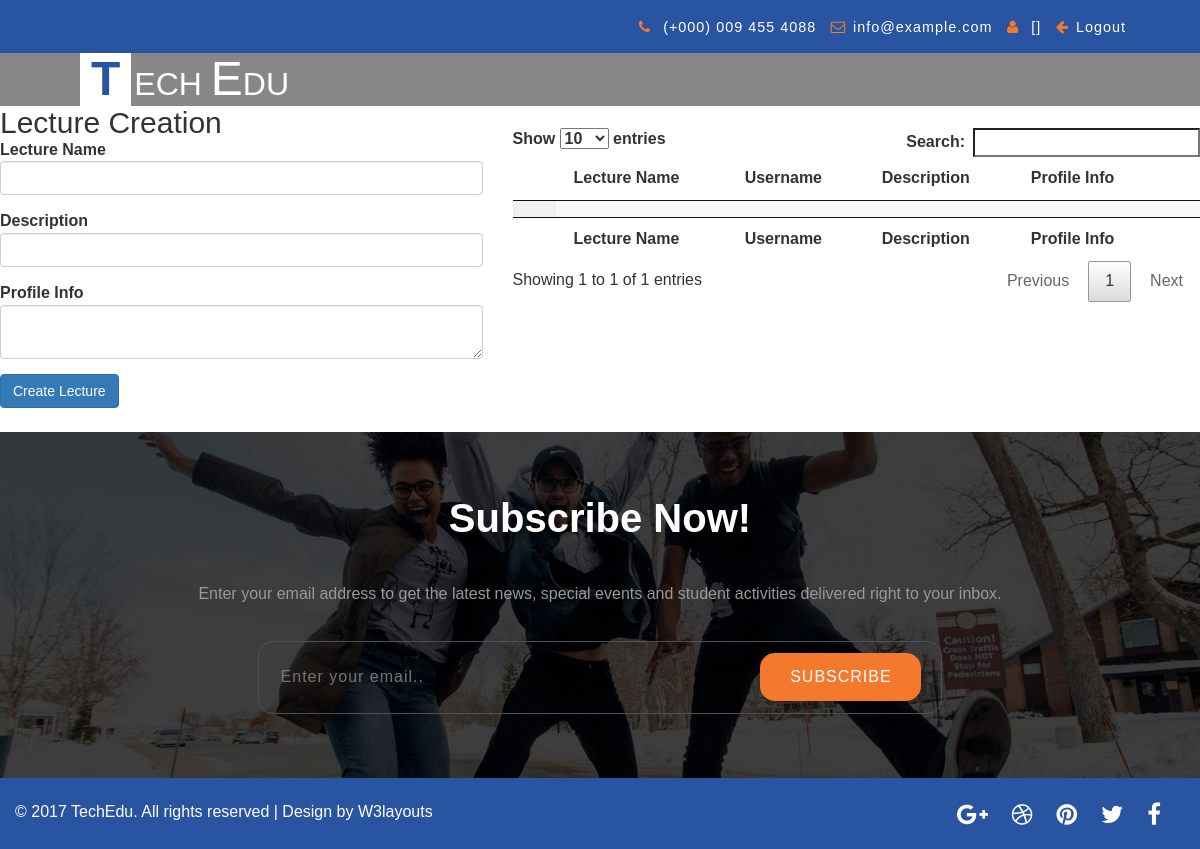
Before: /admin_lecture_creation.php with the older database file.
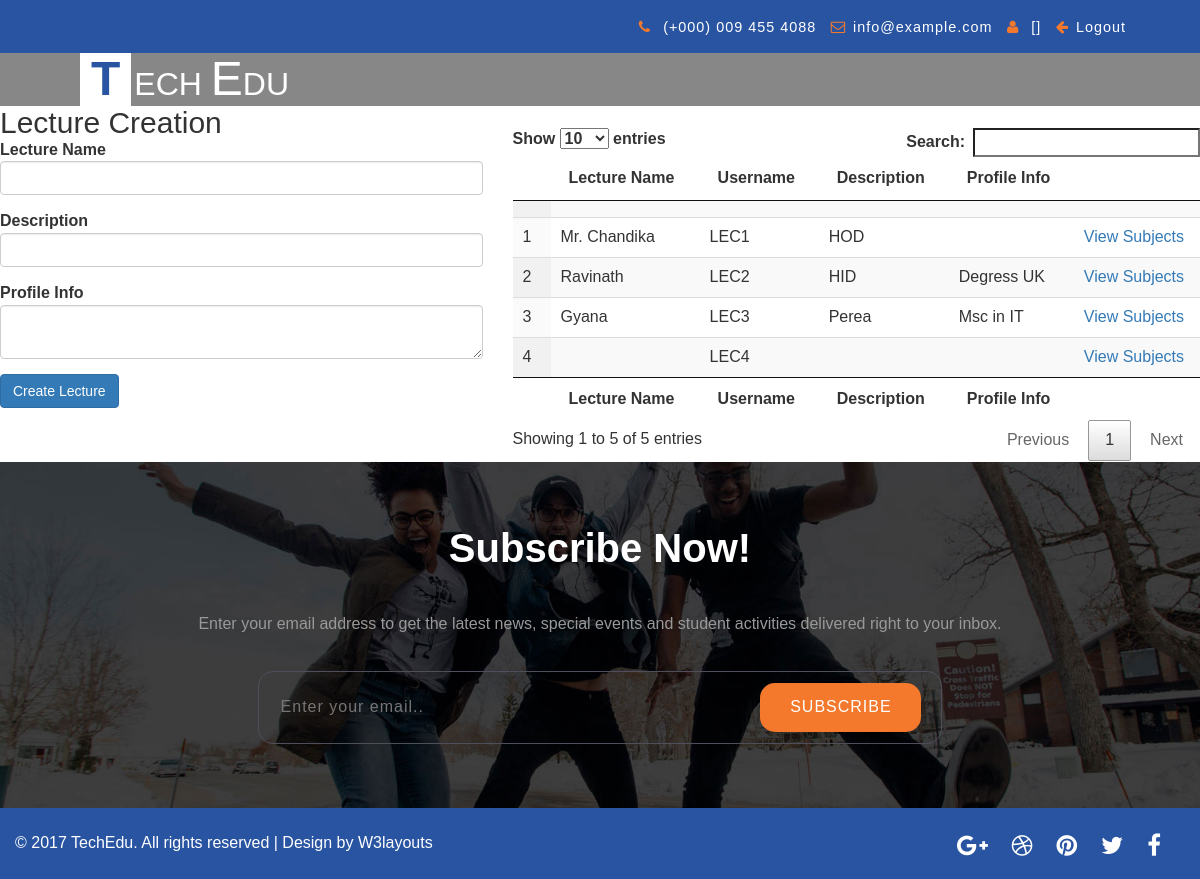
After: the same page with the newer database file.
### tables this page shows
CREATE TABLE `lecture` (
  `id` int(5) NOT NULL AUTO_INCREMENT,
  `username` varchar(50) DEFAULT NULL,
  `lecture_name` varchar(100) DEFAULT NULL,
  `description` varchar(200) DEFAULT NULL,
  `profile_info` varchar(200) DEFAULT NULL,
  PRIMARY KEY (`id`)
);

### model/LectureModel.php (called while the page is built, shortened)
<?php
function getLectureList() {
    $conn = getDBConnection();
    $sql = "SELECT * FROM lecture";
    $result = mysqli_query($conn, $sql);
    if (mysqli_num_rows($result) > 0) {
        return $result;
    } else {
        return FALSE;
    }
}
?>

### admin_lecture_creation.php (the view, shortened to what this page needs)
<!DOCTYPE html>
<html lang="zxx">
    <head>
        <link href="css/bootstrap.css" rel="stylesheet" type="text/css" media="all" />
        <link rel="stylesheet" type="text/css" href="css/style.css" />
        <link rel="stylesheet" type="text/css" href="css/zoomslider.css" />
        <link rel="stylesheet" href="css/lightbox.css">
        <link href="css/owl.carousel.css" rel="stylesheet" type="text/css" media="all">
        <link href="css/font-awesome.css" rel="stylesheet">
        <link href="css/jquery.dataTables.min.css" rel="stylesheet" type="text/css"/>
    </head>
    <body>
        <div class="w3_agilits_banner_bootm">
            <div class="w3_agilits_inner_bottom">
                <div class="wthree_agile_login">
                    <?php include './_top.php'; ?>
                </div>
            </div>
        </div>
        <div class="demo-inner-content">
            <div class="header-w3-agileits" id="home">
                <div class="inner-header-agile">
                    <nav class="navbar navbar-default">
                        <div class="navbar-header">
                            <h1><a  href="index.html"><span class="letter">T</span>ech <span>E</span>du</a></h1>
                        </div>
                        <div class="collapse navbar-collapse" id="bs-example-navbar-collapse-1">
                        </div>
                    </nav>
                </div>
            </div>
        </div>
        <div class="row">
            <div class="col-md-5" >
                <h2>Lecture Creation</h2>
                <form action="admin_lecture_creation.php" method="post">
                    <div class="form-group">
                        <label for="exampleInputEmail1">Lecture Name</label>
                        <input type="text" required="" name="lecture_name" class="form-control" id="exampleInputEmail1" >
                    </div>
                    <div class="form-group">
                        <label for="exampleInputPassword1">Description</label>
                        <input type="text"   name="description" class="form-control" id="exampleInputPassword1" >
                    </div>
                    <div class="form-group">
                        <label for="exampleInputPassword1">Profile Info</label>
                        <textarea  name="profile_info" class="form-control" placeholder="degree"> </textarea>
                    </div>
                    <button type="submit" name="btnLec" class="btn btn-primary">Create Lecture</button>
                </form>
                <br>
            </div>
            <div class="col-md-7">
                <?php
                include './model/LectureModel.php';
                ?>
                <br>
                <table id="example" class="display" cellspacing="0" width="100%">
                    <thead>
                        <tr>
                            <th></th>
                            <th>Lecture Name</th>
                            <th>Username</th>
                            <th>Description</th>
                            <th>Profile Info</th>
                            <th></th>
                        </tr>
                    </thead>
                    <tfoot>
                        <tr>
                            <th></th>
                            <th>Lecture Name</th>
                            <th>Username</th>
                            <th>Description</th>
                            <th>Profile Info</th>
                            <th></th>
                        </tr>
                    </tfoot>
                    <tbody>
                        <?php
                        $result = getLectureList();
                        if ($result != FALSE) {
                            while ($row = mysqli_fetch_assoc($result)) {
                                ?>
                                <tr>
                                    <td><?= $row['id']; ?></td>
                                    <td><?= $row['lecture_name']; ?></td>
                                    <td><?= $row['username']; ?></td>
                                    <td><?= $row['description']; ?></td>
                                    <td><?= $row['profile_info']; ?></td>
                                    <td><a href="lecture_subject_info">View Subjects</a></td>
                                </tr>
                            <?php }
                        } ?>
                        <tr>
                            <td></td>
                            <td></td>
                            <td></td>
                            <td></td>
                            <td></td>
                            <td></td>
                        </tr>
                    </tbody>
                </table>
            </div>
        </div>
        <div class="row">
            <div class="col-md-12">
            </div>
        </div>
        <div class="w3ls-section subscribe text-center">
            <div class="container">
                <h3 class="w3ls-title">subscribe now!</h3>
                <p>Enter your email address to get the latest news, special events and student activities delivered right to your inbox.</p>
                <div class="subscribe-grid">
                    <form action="#" method="post">
                        <input type="email" placeholder="Enter your email.." name="Subscribe" required="">
                        <button class="btn1">subscribe</button>
                    </form>
                </div>
            </div>
        </div>
        <div class="agileits_w3layouts-footer">
            <div class="col-md-6 col-sm-8 agileinfo-copyright">
                <p>© 2017 TechEdu. All rights reserved | Design by <a href="//w3layouts.com/">W3layouts</a></p>
            </div>
            <div class="col-md-6 col-sm-4 agileinfo-icons">
                <ul>
                    <li><a class="icon fb" href="#"><i class="fa fa-facebook"></i></a></li>
                    <li><a class="icon tw" href="#"><i class="fa fa-twitter"></i></a></li>
                    <li><a class="icon pin" href="#"><i class="fa fa-pinterest"></i></a></li>
                    <li><a class="icon db" href="#"><i class="fa fa-dribbble"></i></a></li>
                    <li><a class="icon gp" href="#"><i class="fa fa-google-plus"></i></a></li>
                </ul>
            </div>
            <div class="clearfix"></div>
        </div>
        <link rel="stylesheet" href="css/flexslider.css" type="text/css" media="screen" property="" />
    </body>
</html>

### _top.php (shortened to what this page needs)
<ul>
                       <li><i class="fa fa-phone" aria-hidden="true"></i> (+000) 009 455 4088</li>
                       <li><i class="fa fa-envelope-o list-icon" aria-hidden="true"></i><a href="mailto:info@example.com">info@example.com</a></li>
                       <li><i class="fa fa-user list-icon" aria-hidden="true"></i>
                          [<?php  echo $_SESSION['ssn_user']['role_code'];?>]
                       </li>
                       <li><i class="fa fa-arrow-left list-icon" aria-hidden="true"></i><a href="logout.php">Logout</a></li>
                   </ul>

### css/style.css (style rules this page uses)
html, body { font-size: 100%; font-family:'PT Sans', sans-serif; background:#ffffff; margin:0px!important; }
p { margin:0; font-size:14px; }
h1,h2,h3,h4,h5,h6 { font-family: 'Josefin Sans', sans-serif; margin:0; }
ul,label { margin:0; padding:0; }
p { font-size: 1em; color: #999; line-height: 1.8em; }
.header-w3-agileits { background: rgba(0, 0, 0, 0.47); padding:0; }
.inner-header-agile { padding: 0 5em; position: relative; }
.navbar-header h1 { font-size: 2em; display: block; text-transform: uppercase; }
.navbar-header h1 a { color: #FFFFFF; text-decoration: none; display: inline-block; }
span.letter { background: #fff; color: #2954a2; line-height: 1.1em; padding: 0 11px; display: inline-block; background: #ffffff; font-weight:700; margin-right:3px; }
h1 span { color: #fff; font-size: 1.5em; }
.navbar-default { background: none; border: none; margin: 0; min-height: inherit; }
.navbar-collapse { padding: 0!important; }
.w3_agilits_banner_bootm { padding: 1em 0 2.3em 0; background:#2954a2; }
.w3_agilits_inner_bottom { margin: 0 auto; padding: 0 4em; }
.wthree_agile_login { float: right; }
.wthree_agile_login ul li { letter-spacing: 1px; list-style: none; display: inline-block; color: #fff; margin-right: 10px; margin-top: -5px; font-size:0.9em; }
.wthree_agile_login ul li i { color: #f4792c; font-size: 1em; padding-right: 7px; }
.wthree_agile_login ul li a { color:#fff; }
.w3ls-section { padding:4em 0; }
h3.w3ls-title { margin-bottom: 1em; position:relative; }
h3.w3ls-title,h2.w3ls-title { text-transform: capitalize; color: #2954a2; font-size:2.5em; font-weight:600; }
h3.w3ls-title:after { background: #e2dfdf; content: ""; display: block; height: 1px; position: absolute; left: 0; top: 53px; width: 250px; -webkit-transition: all 0.4s ease; -moz-transition: all 0.4s ease; -o-transition: all 0.4s ease; -ms-transition: all 0.4s ease; transition: all 0.4s ease; }
.wthree-testi h3,div#agileits-services h3 ,.subscribe h3 { color: #fff; }
.subscribe h3.w3ls-title:after { background:transparent; }
.subscribe { background: url(../images/subscribe.jpg) no-repeat center; background-size: cover; }
.subscribe-grid { text-align: center; margin: 2em auto 0; }
.subscribe-grid input[type="email"] { display: inline-block; background: transparent; border: none; width: 70%; outline: none; font-size: 1em; color: #999999; letter-spacing: 1px; }
.subscribe-grid form { width: 60%; margin: 0 auto; padding: 0.7em 0; border-radius: 15px; border: 1px solid #4f4f5b; }
.subscribe-grid button.btn1 { color: #ffffff; font-size: 1em; width: 161px; border-radius: 15px; letter-spacing: 1px; border:none; outline:none; padding: 0.8em 0; text-transform: uppercase; text-align: center; text-decoration: none; background: #f4792c; transition: 0.5s all; -webkit-transition: 0.5s all; -moz-transition: 0.5s all; -o-transition: 0.5s all; -ms-transition: 0.5s all; }
.agileinfo-icons ul li { display: inline-block; margin-right: 1em; font-size: 1.5em; float: right; }
.agileits_w3layouts-footer { padding: 1.3em 0 1em; background: #2954a2; }
.agileinfo-icons ul li a { color: #fff; }
.agileinfo-copyright p,.agileinfo-copyright a { color: #fff; }

### css/zoomslider.css (style rules this page uses)
.demo-inner-content { position: relative; z-index: 2; }

### css/lightbox.css (style rules this page uses)
body:after { content: url(../images/close.png) url(../images/loading.gif) url(../images/prev.png) url(../images/next.png); display: none; }

Changed rows visible on the page:
added lecture: id "1", lecture_name "Mr. Chandika", username "LEC1", description "HOD"
added lecture: id "2", lecture_name "Ravinath", username "LEC2", description "HID", profile_info "Degress UK"
added lecture: id "3", lecture_name "Gyana", username "LEC3", description "Perea", profile_info "Msc in IT"
added lecture: id "4", username "LEC4"
Other visible differences:
text written by a page script: "Show entries Search: Showing 1 to 1 of 1 entries Previous 1 Next" → "Show entries Search: Showing 1 to 5 of 5 entries Previous 1 Next"
